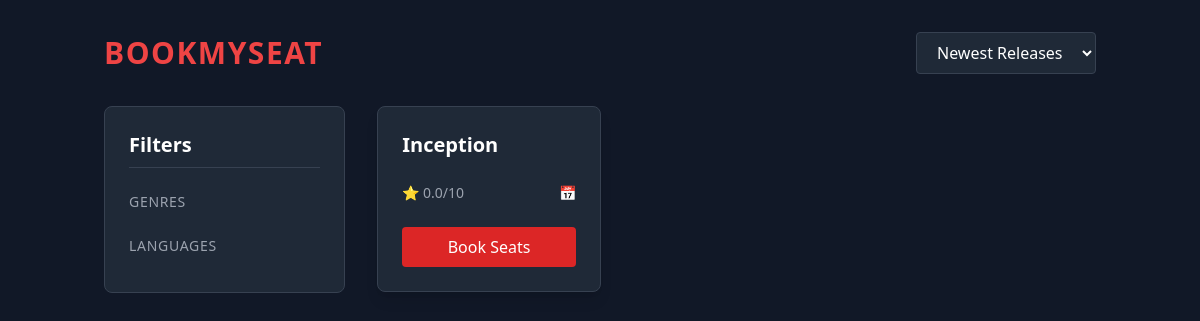
Before: / with the older database file.
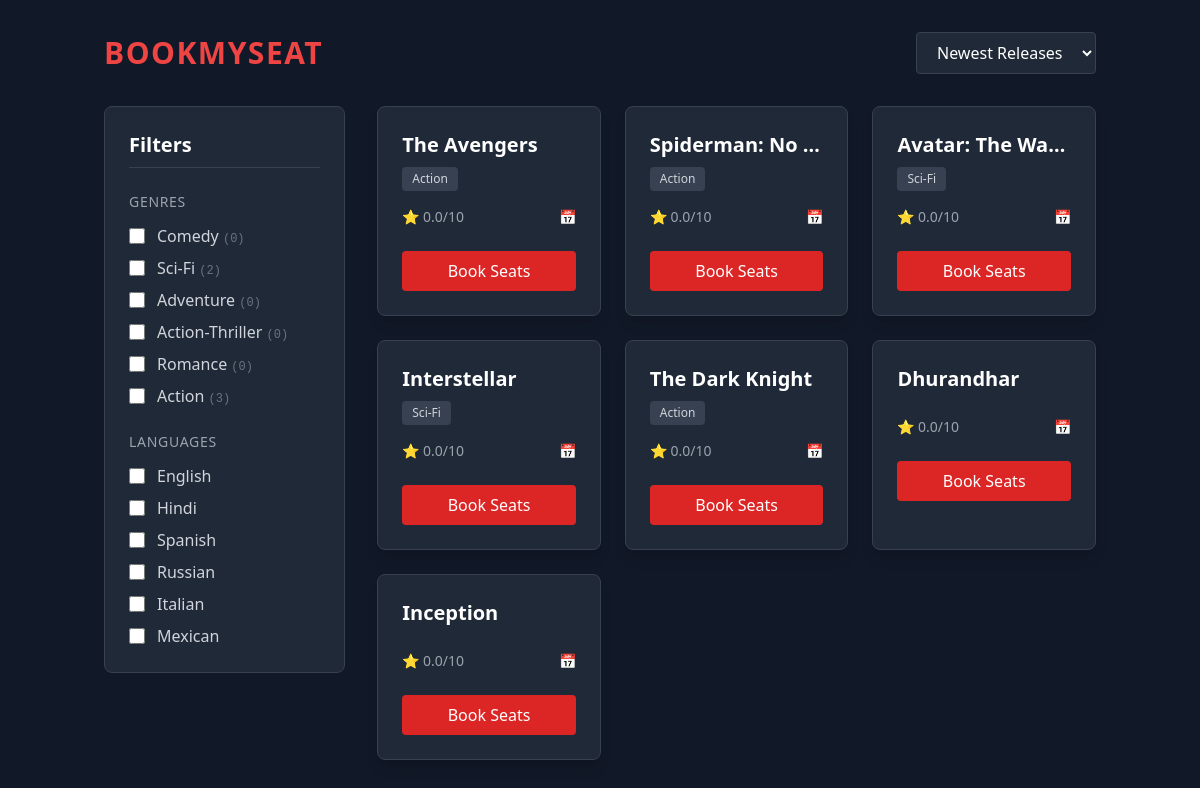
After: the same page with the newer database file.
### users/models.py (models this page shows, shortened)
class Movie(models.Model):
    title = models.CharField(max_length=255)
    genres = models.ManyToManyField(Genre, related_name='movies')
    languages = models.ManyToManyField(Language, related_name='movies')
    duration_minutes = models.IntegerField(default=120)
    release_date = models.DateField(db_index=True, null=True, blank=True)
    rating = models.DecimalField(max_digits=3, decimal_places=1, db_index=True, default=0.0)
    class Meta:
        indexes = [
            models.Index(fields=['title']),
        ]

class Genre(models.Model):
    name = models.CharField(max_length=50, unique=True)

class Language(models.Model):
    name = models.CharField(max_length=50, unique=True)

### users/views.py (the view)
# urls.py: path('', views.movie_list, name='movie_list'),
def movie_list(request):
    all_genres = Genre.objects.all()
    all_languages = Language.objects.all()
    selected_genres = request.GET.getlist('genres')
    selected_languages = request.GET.getlist('languages')
    sort_by = request.GET.get('sort', '-release_date')  # Default to newest movies
    movies_queryset = Movie.objects.prefetch_related('genres', 'languages').all()
    if selected_genres:
        movies_queryset = movies_queryset.filter(genres__name__in=selected_genres)
    if selected_languages:
        movies_queryset = movies_queryset.filter(languages__name__in=selected_languages)
    if sort_by in ['release_date', '-release_date', 'rating', '-rating']:
        movies_queryset = movies_queryset.order_by(sort_by)
    movies_queryset = movies_queryset.distinct()
    dynamic_genre_counts = Genre.objects.filter(movies__in=movies_queryset).annotate(
        available_count=Count('movies')
    ).values('name', 'available_count')
    genre_counts_dict = {item['name']: item['available_count'] for item in dynamic_genre_counts}
    paginator = Paginator(movies_queryset, 12)
    page_number = request.GET.get('page', 1)
    try:
        page_obj = paginator.page(page_number)
    except PageNotAnInteger:
        page_obj = paginator.page(1)
    except EmptyPage:
        page_obj = paginator.page(paginator.num_pages)
    context = {
        'movies': page_obj,               # This is now a Paginator page object instead of a raw list
        'all_genres': all_genres,
        'all_languages': all_languages,
        'selected_genres': selected_genres,
        'selected_languages': selected_languages,
        'genre_counts': genre_counts_dict,
        'current_sort': sort_by,
    }
    if request.headers.get('x-requested-with') == 'XMLHttpRequest':
        html = render_to_string('partials/movie_grid.html', context, request=request)
        return JsonResponse({'html': html, 'has_next': page_obj.has_next()})
    return render(request, 'movie_list.html', context)

### users/templatetags/dict_filters.py (called while the page is built)
@register.filter(name='dict_key')
def dict_key(d, key):
    return d.get(key, 0)

### templates/movie_list.html (shortened to what this page needs)
<!DOCTYPE html>
{% load dict_filters %}
<html lang="en">
<head>
    <script src="https://cdn.tailwindcss.com"></script>
</head>
<body class="bg-gray-900 text-white min-h-screen">
    <div class="container mx-auto px-4 py-8">
        <header class="mb-8 flex justify-between items-center">
            <h1 class="text-3xl font-bold tracking-wider text-red-500">BOOKMYSEAT</h1>
            <select id="sort-filter" class="bg-gray-800 text-white px-4 py-2 rounded border border-gray-700 focus:outline-none">
                <option value="-release_date" {% if current_sort == '-release_date' %}selected{% endif %}>Newest Releases</option>
            </select>
        </header>
        <div class="flex flex-col md:flex-row gap-8">
            <aside class="w-full md:w-1/4 bg-gray-800 p-6 rounded-lg h-fit border border-gray-700">
                <h2 class="text-xl font-semibold mb-6 pb-2 border-b border-gray-700">Filters</h2>
                <div class="mb-6">
                    <h3 class="text-sm font-medium uppercase tracking-wider text-gray-400 mb-3">Genres</h3>
                    <div class="space-y-2" id="genre-filters">
                        {% for genre in all_genres %}
                        <label class="flex items-center space-x-3 cursor-pointer group">
                            <input type="checkbox" name="genres" value="{{ genre.name }}"
                                   class="filter-checkbox form-checkbox h-4 w-4 rounded bg-gray-700 border-gray-600 text-red-500 focus:ring-0">
                            <span class="text-gray-300 group-hover:text-white transition">
                                {{ genre.name }}
                                <span class="text-xs text-gray-500 font-mono">
                                    ({% if genre.name in genre_counts %}{{ genre_counts|dict_key:genre.name }}{% else %}0{% endif %})
                                </span>
                            </span>
                        </label>
                        {% endfor %}
                    </div>
                </div>
                <div>
                    <h3 class="text-sm font-medium uppercase tracking-wider text-gray-400 mb-3">Languages</h3>
                    <div class="space-y-2" id="language-filters">
                        {% for lang in all_languages %}
                        <label class="flex items-center space-x-3 cursor-pointer group">
                            <input type="checkbox" name="languages" value="{{ lang.name }}"
                                   class="filter-checkbox form-checkbox h-4 w-4 rounded bg-gray-700 border-gray-600 text-red-500 focus:ring-0">
                            <span class="text-gray-300 group-hover:text-white transition">{{ lang.name }}</span>
                        </label>
                        {% endfor %}
                    </div>
                </div>
            </aside>
            <main class="w-full md:w-3/4">
                <div id="movie-grid-container">
                    {% include 'partials/movie_grid.html' %}
                </div>
            </main>
        </div>
    </div>
</body>
</html>

### templates/partials/movie_grid.html (shortened to what this page needs)
<div class="grid grid-cols-1 sm:grid-cols-2 lg:grid-cols-3 gap-6">
    {% for movie in movies %}
    <div class="bg-gray-800 rounded-lg overflow-hidden shadow-lg border border-gray-700 hover:border-red-500 transition duration-300">
        <div class="p-6">
            <h3 class="text-xl font-bold mb-2 text-white truncate">{{ movie.title }}</h3>
            <div class="flex gap-2 mb-4 flex-wrap">
                {% for genre in movie.genres.all %}
                <span class="text-xs bg-gray-700 text-gray-300 px-2.5 py-1 rounded">{{ genre.name }}</span>
                {% endfor %}
            </div>
            <div class="flex justify-between items-center text-sm text-gray-400">
                <span>⭐ {{ movie.rating|default:"0.0" }}/10</span>
                <span>📅 {{ movie.release_date|date:"Y" }}</span>
            </div>
            <a href="{% url 'show_list' movie.id %}" class="mt-6 block text-center bg-red-600 hover:bg-red-700 text-white font-medium py-2 rounded transition">
                Book Seats
            </a>
        </div>
    </div>
    {% empty %}
    <div class="col-span-full text-center py-12">
        <p class="text-gray-400 text-lg">No movies found matching the selected criteria.</p>
    </div>
    {% endfor %}
</div>

Changed rows visible on the page:
added Genre: name "Comedy", shows "0", shown under "GENRES"
added Genre: name "Sci-Fi", name "2"
added Genre: name "Adventure", shows "0", shown under "GENRES"
added Genre: name "Action-Thriller", shows "0", shown under "GENRES"
added Genre: name "Romance", shows "0", shown under "GENRES"
added Genre: name "Action", name "3"
added Language: name "English"
added Language: name "Hindi"
added Language: name "Spanish"
added Language: name "Russian"
added Language: name "Italian"
added Language: name "Mexican"
added Movie: title "The Avengers", rating "0.0"
added Movie: title "Spiderman: No…", rating "0.0"
added Movie: title "Avatar: The Wa…", rating "0.0"
added Movie: title "Interstellar", rating "0.0"
added Movie: title "The Dark Knight", rating "0.0"
added Movie: title "Dhurandhar", rating "0.0"
